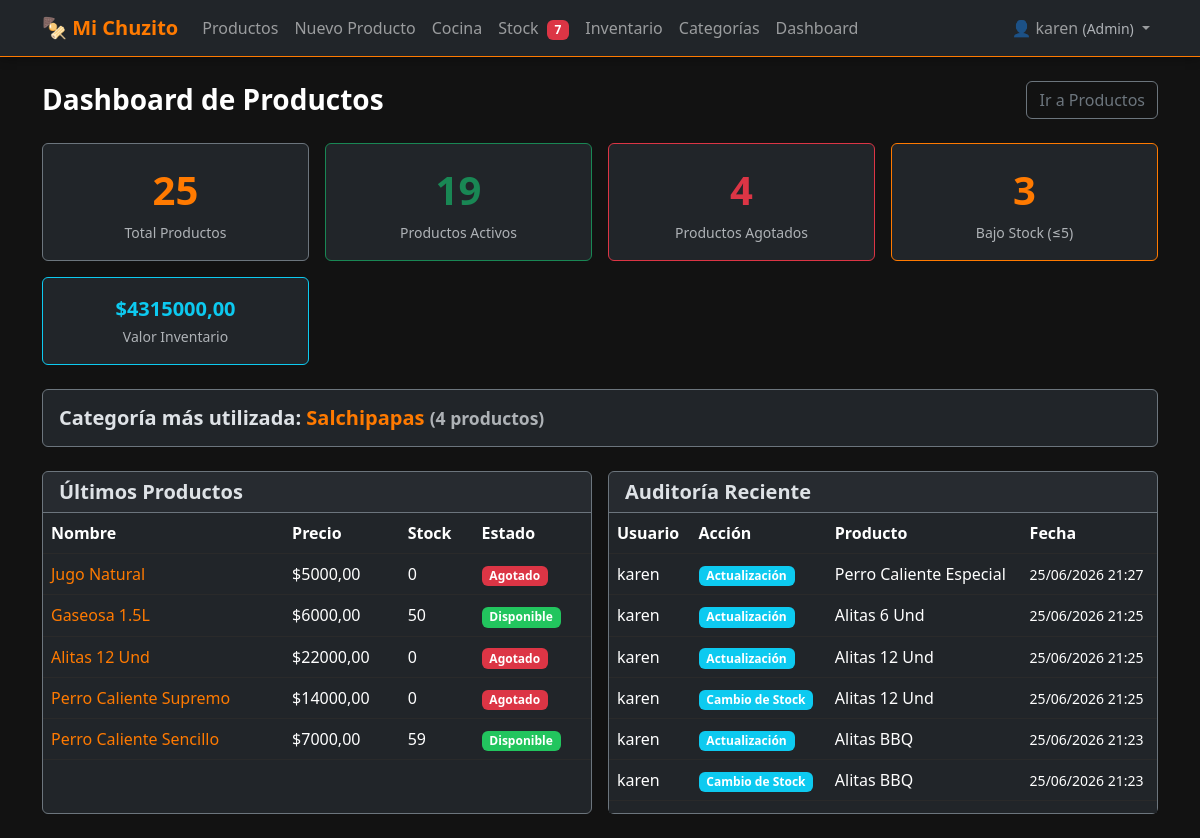
/dashboard/ (signed in), run on the app's committed database.
### productos/models.py (models this page shows, shortened)
class Categoria(models.Model):
    nombre = models.CharField(max_length=100, unique=True)
    descripcion = models.TextField(blank=True, null=True)
    estado = models.BooleanField(default=True)
    fecha_creacion = models.DateTimeField(auto_now_add=True)
    class Meta:
        verbose_name = "Categoría"
        verbose_name_plural = "Categorías"
        ordering = ["nombre"]

class Producto(models.Model):
    ESTADO_CHOICES = [
        ("activo", "Activo"),
        ("inactivo", "Inactivo"),
    ]
    nombre_validator = RegexValidator(
        regex=r"^[a-zA-ZáéíóúÁÉÍÓÚñÑ0-9\s]{3,100}$",
        message="El nombre solo permite letras, números y espacios (3-100 caracteres).",
    )
    precio_validator = RegexValidator(
        regex=r"^\d+(\.\d{1,2})?$",
        message="Ingrese un precio válido (ej: 15000 o 15000.00).",
    )
    stock_validator = RegexValidator(
        regex=r"^[0-9]+$",
        message="El stock solo permite números enteros positivos.",
    )
    nombre = models.CharField(
        max_length=100,
        validators=[nombre_validator],
        db_index=True,
    )
    descripcion = models.TextField(blank=True, null=True)
    categoria = models.ForeignKey(
        Categoria,
        on_delete=models.PROTECT,
        related_name="productos",
    )
    precio = models.DecimalField(
        max_digits=10,
        decimal_places=2,
        validators=[precio_validator, MinValueValidator(0.01)],
    )
    imagen = models.ImageField(
        upload_to="productos/",
        blank=True,
        null=True,
    )
    ingredientes = models.TextField(blank=True, null=True, help_text="Separar por comas")
    tiempo_preparacion = models.PositiveIntegerField(
        help_text="Tiempo en minutos",
        blank=True,
        null=True,
    )
    disponibilidad = models.BooleanField(default=True)
    stock = models.PositiveIntegerField(
        default=0,
        validators=[stock_validator],
    )
    fecha_creacion = models.DateTimeField(auto_now_add=True)
    fecha_actualizacion = models.DateTimeField(auto_now=True)
    estado = models.CharField(max_length=10, choices=ESTADO_CHOICES, default="activo")
    class Meta:
        verbose_name = "Producto"
        verbose_name_plural = "Productos"
        ordering = ["-fecha_creacion"]
        indexes = [
            models.Index(fields=["nombre"]),
            models.Index(fields=["categoria"]),
            models.Index(fields=["estado"]),
            models.Index(fields=["disponibilidad"]),
        ]

class Auditoria(models.Model):
    ACCIONES_CHOICES = [
        ("creacion", "Creación"),
        ("actualizacion", "Actualización"),
        ("eliminacion", "Eliminación"),
        ("cambio_precio", "Cambio de Precio"),
        ("cambio_stock", "Cambio de Stock"),
    ]
    usuario = models.ForeignKey(User, on_delete=models.SET_NULL, null=True)
    accion = models.CharField(max_length=20, choices=ACCIONES_CHOICES)
    producto = models.ForeignKey(
        Producto, on_delete=models.SET_NULL, null=True, blank=True
    )
    detalle = models.TextField(blank=True, null=True)
    fecha = models.DateField(auto_now_add=True)
    hora = models.TimeField(auto_now_add=True)
    ip = models.GenericIPAddressField(blank=True, null=True)
    class Meta:
        verbose_name = "Auditoría"
        verbose_name_plural = "Auditorías"
        ordering = ["-fecha", "-hora"]

### productos/views.py (the view)
# urls.py: path("dashboard/", views.DashboardView.as_view(), name="dashboard"),
class DashboardView(LoginRequiredMixin, TemplateView):
    template_name = "productos/dashboard.html"
    def get_context_data(self, **kwargs):
        context = super().get_context_data(**kwargs)
        umbral = getattr(settings, "STOCK_MINIMO_ALERTA", 5)
        total = Producto.objects.count()
        activos = Producto.objects.filter(estado="activo").count()
        agotados = Producto.objects.filter(
            disponibilidad=False, estado="activo"
        ).count()
        bajo_stock = Producto.objects.filter(
            stock__gt=0, stock__lte=umbral, estado="activo"
        ).count()
        categoria_counts = (
            Categoria.objects.filter(estado=True, productos__estado="activo")
            .annotate(total_productos=Count("productos"))
            .order_by("-total_productos")
        )
        categoria_mas_usada = categoria_counts.first()
        ultimos_productos = Producto.objects.filter(estado="activo").select_related(
            "categoria"
        )[:5]
        auditorias_recientes = Auditoria.objects.select_related("usuario", "producto")[
            :10
        ]
        qs = Producto.objects.filter(estado="activo")
        total_valor_inventario = sum(p.stock * p.precio for p in qs)
        context.update(
            {
                "total_productos": total,
                "productos_activos": activos,
                "productos_agotados": agotados,
                "productos_bajo_stock": bajo_stock,
                "categoria_mas_usada": categoria_mas_usada,
                "ultimos_productos": ultimos_productos,
                "auditorias_recientes": auditorias_recientes,
                "valor_total_inventario": total_valor_inventario,
            }
        )
        return context

### productos/context_processors.py (called while the page is built)
def stock_alert_count(request):
    if request.user.is_authenticated:
        umbral = getattr(settings, "STOCK_MINIMO_ALERTA", 5)
        agotados = Producto.objects.filter(estado="activo", stock=0).count()
        bajo_stock = Producto.objects.filter(
            estado="activo", stock__gt=0, stock__lte=umbral
        ).count()
        return {"stock_criticos": agotados + bajo_stock}
    return {"stock_criticos": 0}

### productos/context_processors_role.py (called while the page is built, shortened)
def role_context(request):
    if request.user.is_authenticated:
        return {
            "user_role": get_user_role(request.user),
            "is_admin": get_user_role(request.user) == "Admin",
            "is_cocina": get_user_role(request.user) == "Cocina",
            "is_cajero": get_user_role(request.user) == "Cajero",
        }

### productos/roles.py (called while the page is built)
def get_user_role(user):
    if not user.is_authenticated:
        return None
    if user.is_superuser:
        return "Admin"
    groups = user.groups.values_list("name", flat=True)
    for role in ["Admin", "Cocina", "Cajero"]:
        if role in groups:
            return role
    return None

### productos/templates/productos/dashboard.html (shortened to what this page needs)
{% extends "productos/base.html" %}
{% load static %}
{% block content %}
<div class="d-flex justify-content-between align-items-center mb-4">
    <h1 class="h3 fw-bold mb-0">Dashboard de Productos</h1>
    <a href="{% url 'productos:list' %}" class="btn btn-outline-secondary">Ir a Productos</a>
</div>
<div class="row g-3 mb-4">
    <div class="col-6 col-md-3">
        <div class="card bg-dark border-secondary h-100">
            <div class="card-body text-center">
                <div class="text-warning fs-1 fw-bold">{{ total_productos }}</div>
                <small class="text-muted">Total Productos</small>
            </div>
        </div>
    </div>
    <div class="col-6 col-md-3">
        <div class="card bg-dark border-success h-100">
            <div class="card-body text-center">
                <div class="text-success fs-1 fw-bold">{{ productos_activos }}</div>
                <small class="text-muted">Productos Activos</small>
            </div>
        </div>
    </div>
    <div class="col-6 col-md-3">
        <div class="card bg-dark border-danger h-100">
            <div class="card-body text-center">
                <div class="text-danger fs-1 fw-bold">{{ productos_agotados }}</div>
                <small class="text-muted">Productos Agotados</small>
            </div>
        </div>
    </div>
    <div class="col-6 col-md-3">
        <div class="card bg-dark border-warning h-100">
            <div class="card-body text-center">
                <div class="text-warning fs-1 fw-bold">{{ productos_bajo_stock }}</div>
                <small class="text-muted">Bajo Stock (≤5)</small>
            </div>
        </div>
    </div>
    <div class="col-6 col-md-3">
        <div class="card bg-dark border-info h-100">
            <div class="card-body text-center">
                <div class="text-info fs-5 fw-bold">${{ valor_total_inventario|floatformat:2 }}</div>
                <small class="text-muted">Valor Inventario</small>
            </div>
        </div>
    </div>
</div>
{% if categoria_mas_usada %}
<div class="card bg-dark border-secondary mb-4">
    <div class="card-body">
        <h5 class="fw-bold mb-0">
            Categoría más utilizada:
            <span class="text-warning">{{ categoria_mas_usada.nombre }}</span>
            <small class="text-muted">({{ categoria_mas_usada.total_productos }} productos)</small>
        </h5>
    </div>
</div>
{% endif %}
<div class="row g-3">
    <div class="col-md-6">
        <div class="card bg-dark border-secondary h-100">
            <div class="card-header border-secondary">
                <h5 class="fw-bold mb-0">Últimos Productos</h5>
            </div>
            <div class="card-body p-0">
                <div class="table-responsive">
                    <table class="table table-dark table-hover mb-0">
                        <thead>
                            <tr>
                                <th>Nombre</th>
                                <th>Precio</th>
                                <th>Stock</th>
                                <th>Estado</th>
                            </tr>
                        </thead>
                        <tbody>
                            {% for p in ultimos_productos %}
                            <tr>
                                <td><a href="{% url 'productos:detail' p.pk %}" class="text-warning text-decoration-none">{{ p.nombre }}</a></td>
                                <td>${{ p.precio|floatformat:2 }}</td>
                                <td>{{ p.stock }}</td>
                                <td>{% if p.disponibilidad %}<span class="badge bg-success">Disponible</span>{% else %}<span class="badge bg-danger">Agotado</span>{% endif %}</td>
                            </tr>
                            {% empty %}
                            <tr><td colspan="4" class="text-center text-muted py-3">No hay productos</td></tr>
                            {% endfor %}
                        </tbody>
                    </table>
                </div>
            </div>
        </div>
    </div>
    <div class="col-md-6">
        <div class="card bg-dark border-secondary h-100">
            <div class="card-header border-secondary">
                <h5 class="fw-bold mb-0">Auditoría Reciente</h5>
            </div>
            <div class="card-body p-0">
                <div class="table-responsive" style="max-height: 300px; overflow-y: auto;">
                    <table class="table table-dark table-hover mb-0">
                        <thead>
                            <tr>
                                <th>Usuario</th>
                                <th>Acción</th>
                                <th>Producto</th>
                                <th>Fecha</th>
                            </tr>
                        </thead>
                        <tbody>
                            {% for a in auditorias_recientes %}
                            <tr>
                                <td>{{ a.usuario.username|default:"N/A" }}</td>
                                <td><span class="badge bg-info">{{ a.get_accion_display }}</span></td>
                                <td>{{ a.producto.nombre|default:"N/A" }}</td>
                                <td><small>{{ a.fecha|date:"d/m/Y" }} {{ a.hora|time:"H:i" }}</small></td>
                            </tr>
                            {% empty %}
                            <tr><td colspan="4" class="text-center text-muted py-3">Sin actividad</td></tr>
                            {% endfor %}
                        </tbody>
                    </table>
                </div>
            </div>
        </div>
    </div>
</div>
{% endblock %}

### productos/templates/productos/base.html (shortened to what this page needs)
<!DOCTYPE html>
{% load static %}
<html lang="es" data-bs-theme="dark">
<head>
    <link rel="stylesheet" href="{% static 'productos/css/bootstrap.min.css' %}">
    <link rel="stylesheet" href="{% static 'productos/css/styles.css' %}">
</head>
<body>
    {% if user.is_authenticated %}
    <nav class="navbar navbar-expand-lg navbar-dark bg-dark border-bottom border-warning">
        <div class="container">
            <a class="navbar-brand fw-bold text-warning" href="{% url 'productos:list' %}">
                🍢 Mi Chuzito
            </a>
            <div class="collapse navbar-collapse" id="navbarNav">
                <ul class="navbar-nav me-auto">
                    {% if is_admin or is_cajero %}
                    <li class="nav-item">
                        <a class="nav-link" href="{% url 'productos:list' %}">Productos</a>
                    </li>
                    {% endif %}
                    {% if is_admin or is_cajero %}
                    <li class="nav-item">
                        <a class="nav-link" href="{% url 'productos:create' %}">Nuevo Producto</a>
                    </li>
                    {% endif %}
                    {% if is_admin or is_cocina %}
                    <li class="nav-item">
                        <a class="nav-link" href="{% url 'cocina:dashboard' %}">Cocina</a>
                    </li>
                    {% endif %}
                    <li class="nav-item">
                        <a class="nav-link" href="{% url 'productos:stock_alertas' %}">
                            Stock
                            {% if stock_criticos > 0 %}
                            <span class="badge bg-danger ms-1">{{ stock_criticos }}</span>
                            {% endif %}
                        </a>
                    </li>
                    <li class="nav-item">
                        <a class="nav-link" href="{% url 'productos:inventario' %}">Inventario</a>
                    </li>
                    {% if is_admin %}
                    <li class="nav-item">
                        <a class="nav-link" href="{% url 'productos:categoria_list' %}">Categorías</a>
                    </li>
                    <li class="nav-item">
                        <a class="nav-link" href="{% url 'productos:dashboard' %}">Dashboard</a>
                    </li>
                    {% endif %}
                </ul>
                <ul class="navbar-nav">
                    <li class="nav-item dropdown">
                        <a class="nav-link dropdown-toggle" href="#" role="button" data-bs-toggle="dropdown">
                            👤 {{ user.username }}
                            {% if user_role %}
                            <small class="text-muted d-none d-lg-inline">({{ user_role }})</small>
                            {% endif %}
                        </a>
                    </li>
                </ul>
            </div>
        </div>
    </nav>
    {% endif %}
    <main class="container py-4">
        {% block content %}{% endblock %}
    </main>
</body>
</html>

### productos/static/productos/css/styles.css (style rules this page uses)
:root { --black: #121212; --orange: #FF7A00; --green: #22C55E; --white: #FFFFFF; }
body { background-color: var(--black); color: var(--white); font-family: 'Segoe UI', system-ui, -apple-system, sans-serif; min-height: 100vh; }
.navbar { box-shadow: 0 2px 10px rgba(0,0,0,0.3); }
.card { transition: transform 0.2s ease, box-shadow 0.2s ease; background-color: #1a1a1a; }
.text-warning { color: var(--orange) !important; }
.border-warning { border-color: var(--orange) !important; }
.badge.bg-success { background-color: var(--green) !important; }
.table-dark { background-color: #1a1a1a; }
.table-dark td, .table-dark th { border-color: #2a2a2a; }
.table th { border-top: none; }
.table td { vertical-align: middle; }

### data on the page
Categoria: nombre "Salchipapas", total_productos "4"
Producto: nombre "Jugo Natural", precio "5000,00", stock "0", disponibilidad "Agotado"
Producto: nombre "Gaseosa 1.5L", precio "6000,00", stock "50", disponibilidad "Disponible"
Producto: nombre "Alitas 12 Und", precio "22000,00", stock "0", disponibilidad "Agotado"
Producto: nombre "Perro Caliente Supremo", precio "14000,00", stock "0", disponibilidad "Agotado"
Producto: nombre "Perro Caliente Sencillo", precio "7000,00", stock "59", disponibilidad "Disponible"
Auditoria: usuario.username "karen", accion "Actualización", producto.nombre "Perro Caliente Especial", fecha "25/06/2026", hora "21:27"
Auditoria: usuario.username "karen", accion "Actualización", producto.nombre "Alitas 6 Und", fecha "25/06/2026", hora "21:25"
Auditoria: usuario.username "karen", accion "Actualización", producto.nombre "Alitas 12 Und", fecha "25/06/2026", hora "21:25"
Auditoria: usuario.username "karen", accion "Cambio de Stock", producto.nombre "Alitas 12 Und", fecha "25/06/2026", hora "21:25"
Auditoria: usuario.username "karen", accion "Actualización", producto.nombre "Alitas BBQ", fecha "25/06/2026", hora "21:23"
Auditoria: usuario.username "karen", accion "Cambio de Stock", producto.nombre "Alitas BBQ", fecha "25/06/2026", hora "21:23"

### other printed values
{{ stock_criticos }} "7"
{{ user.username }} "karen"
{{ user_role }} "Admin"
{{ total_productos }} "25"
{{ productos_activos }} "19"
{{ productos_agotados }} "4"
{{ productos_bajo_stock }} "3"
{{ valor_total_inventario|floatformat:2 }} "4315000,00"
